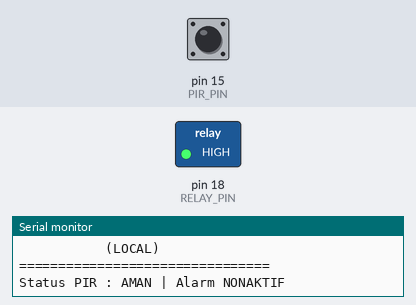
The sketch below on a simulated Arduino Uno, built with avr-gcc and run on an emulated ATmega328P. Shown: switched loads named in the sketch (green lamp = pin HIGH), the last lines printed to the serial monitor. Inputs (shaded band) come from the test bench; at power-on: pin 15 (PIR_PIN) LOW.

Above: at 1.2 s.
1.3 s: pin 15 (PIR_PIN) driven HIGH
At 2.5 s:
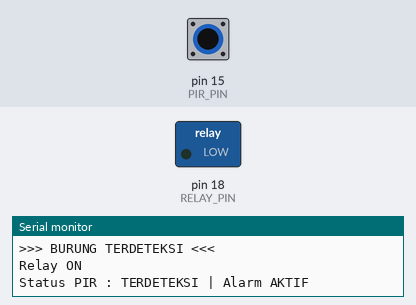
4.3 s: pin 15 (PIR_PIN) driven LOW
At 4.8 s:
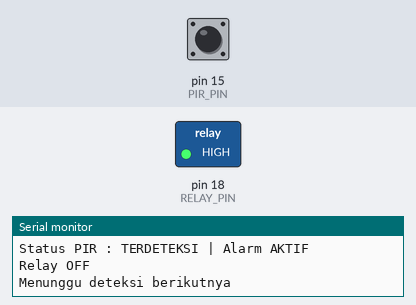
5.8 s: pin 15 (PIR_PIN) pulsed HIGH 2 times (0.12 s each, 0.3 s apart)
At 7.1 s:
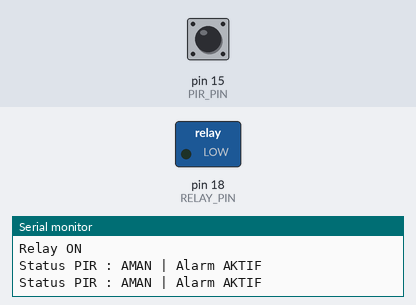
Timing chart, 0 to 10.3 s (numbered marks = the images above; inputs shaded):
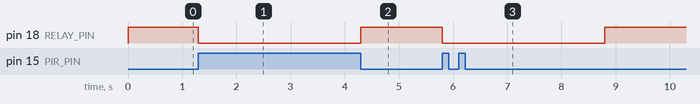

The sketch:

local.ino
```cpp
//========================
// PIN
//========================
#define PIR_PIN    15
#define RELAY_PIN  18

//========================
// VARIABEL
//========================
bool alarmAktif = false;

unsigned long startAlarm = 0;
unsigned long lastPrint = 0;

const unsigned long durasiAlarm = 3000;

//================================================
// SETUP
//================================================
void setup()
{
  Serial.begin(115200);

  pinMode(PIR_PIN, INPUT);
  pinMode(RELAY_PIN, OUTPUT);

  digitalWrite(RELAY_PIN, HIGH);

  Serial.println();
  Serial.println("================================");
  Serial.println(" SISTEM PENGUSIR BURUNG AKTIF ");
  Serial.println("           (LOCAL)              ");
  Serial.println("================================");
}

//================================================
// LOOP
//================================================
void loop()
{
  int pirState = digitalRead(PIR_PIN);

  if (millis() - lastPrint >= 1000)
  {
    lastPrint = millis();

    Serial.print("Status PIR : ");

    if (pirState == HIGH)
      Serial.print("TERDETEKSI");
    else
      Serial.print("AMAN");

    if (alarmAktif)
      Serial.println(" | Alarm AKTIF");
    else
      Serial.println(" | Alarm NONAKTIF");
  }

  if (pirState == HIGH && !alarmAktif)
  {
    alarmAktif = true;
    startAlarm = millis();
    digitalWrite(RELAY_PIN, LOW);

    Serial.println(">>> BURUNG TERDETEKSI <<<");
    Serial.println("Relay ON");
  }

  if (alarmAktif && millis() - startAlarm >= durasiAlarm)
  {
    digitalWrite(RELAY_PIN, HIGH);
    alarmAktif = false;

    Serial.println("Relay OFF");
    Serial.println("Menunggu deteksi berikutnya");
  }
}
```

Measured:
- after the input at 1.3 s, pin 18 (RELAY_PIN): HIGH → LOW at once, → HIGH 3.0 s later
- after the input at 4.3 s, pin 18 (RELAY_PIN): stays HIGH (without the input it goes to LOW after 0.00 s)
- after the input at 5.8 s, pin 18 (RELAY_PIN): HIGH → LOW at once, → HIGH 3.0 s later
